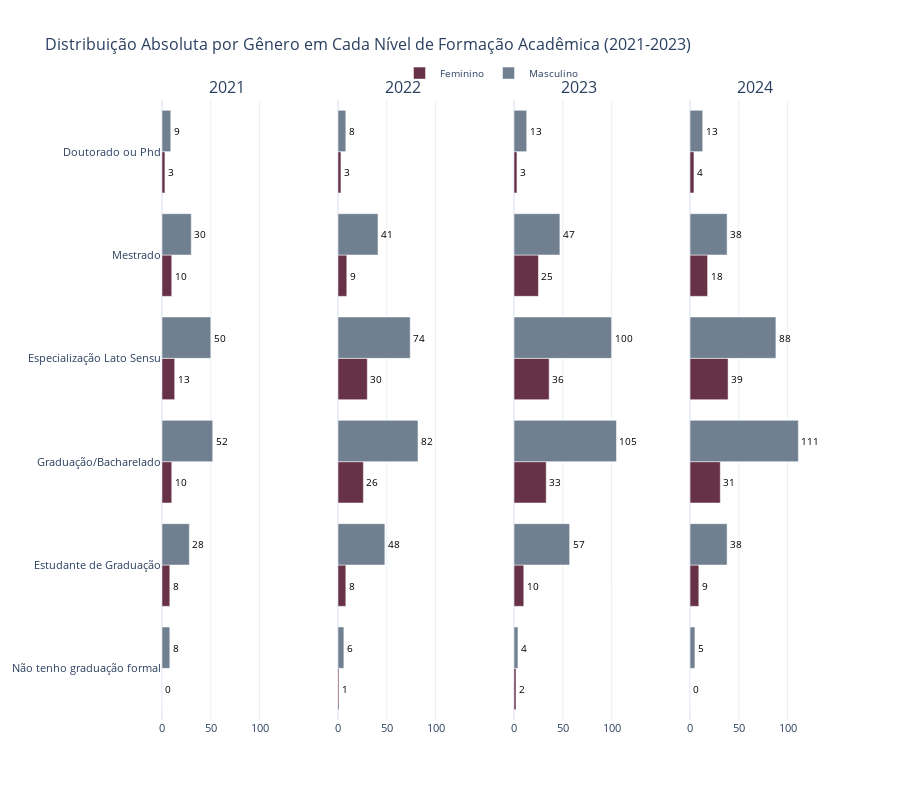

Here is the notebook cell this chart was saved with:
### Code cell
df_grouped = df_rj.groupby(["ano_pesquisa", "nivel_ensino", "genero"]).size().reset_index(name="count")

fig = make_subplots(
    rows=1, 
    cols=4, 
    shared_yaxes=True, 
    subplot_titles=["2021", "2022", "2023", "2024"],
    horizontal_spacing=0.07
)

anos = ['2021', '2022', '2023', '2024']
cores = {"Masculino": "#708090", "Feminino": "#673147"}

ordem_niveis = [
    'Não tenho graduação formal', 
    'Estudante de Graduação',
    'Graduação/Bacharelado', 
    'Especialização Lato Sensu',
    'Mestrado',
    'Doutorado ou Phd'
]

# Para ajustar range máximo depois
max_count = df_grouped['count'].max()

for i, ano in enumerate(anos):
    df_ano = df_grouped[df_grouped["ano_pesquisa"] == ano]
    
    for genero in ["Feminino", "Masculino"]:
        counts = []
        niveis = []
        
        for nivel in ordem_niveis:
            df_nivel = df_ano[(df_ano["nivel_ensino"] == nivel) & (df_ano["genero"] == genero)]
            count = df_nivel["count"].values[0] if not df_nivel.empty else 0
            counts.append(count)
            niveis.append(nivel)
        
        fig.add_trace(go.Bar(
            y=niveis,
            x=counts,
            name=genero,
            orientation="h",
            marker=dict(color=cores[genero]),
            text=[str(c) for c in counts],
            textposition="outside",  # Deixa o número fora da barra
            textfont=dict(color="black", size=10),
            showlegend=True if i == 0 else False
        ), row=1, col=i+1)

# Configurando layout
fig.update_layout(
    title="Distribuição Absoluta por Gênero em Cada Nível de Formação Acadêmica (2021-2023)",
    title_font_size=16,
    barmode="group",
    height=800,
    template="plotly_white",
    font=dict(size=11),
    legend=dict(
        orientation="h",
        yanchor="bottom",
        y=1.02,
        xanchor="center",
        x=0.5,
        font=dict(size=10)
    )
)

# Ajustando range de cada xaxis para dar espaço aos textos "outside"
for i in range(1, 5):
    fig.update_xaxes(row=1, col=i, range=[0, max_count * 1.2])  # Aumenta 20% do maior valor

fig.show()

### Figure 1 — Plotly figure (JSON) as saved in the notebook; plotly's stock layout.template omitted (floating-point values rounded to 4 significant figures)
{"data": [{"marker": {"color": "#673147"}, "name": "Feminino", "orientation": "h", "showlegend": true, "text": ["0", "8", "10", "13", "10", "3"], "textfont": {"color": "black", "size": 10}, "textposition": "outside", "type": "bar", "x": [0, 8, 10, 13, 10, 3], "xaxis": "x", "y": ["Não tenho graduação formal", "Estudante de Graduação", "Graduação/Bacharelado", "Especialização Lato Sensu", "Mestrado", "Doutorado ou Phd"], "yaxis": "y"}, {"marker": {"color": "#708090"}, "name": "Masculino", "orientation": "h", "showlegend": true, "text": ["8", "28", "52", "50", "30", "9"], "textfont": {"color": "black", "size": 10}, "textposition": "outside", "type": "bar", "x": [8, 28, 52, 50, 30, 9], "xaxis": "x", "y": ["Não tenho graduação formal", "Estudante de Graduação", "Graduação/Bacharelado", "Especialização Lato Sensu", "Mestrado", "Doutorado ou Phd"], "yaxis": "y"}, {"marker": {"color": "#673147"}, "name": "Feminino", "orientation": "h", "showlegend": false, "text": ["1", "8", "26", "30", "9", "3"], "textfont": {"color": "black", "size": 10}, "textposition": "outside", "type": "bar", "x": [1, 8, 26, 30, 9, 3], "xaxis": "x2", "y": ["Não tenho graduação formal", "Estudante de Graduação", "Graduação/Bacharelado", "Especialização Lato Sensu", "Mestrado", "Doutorado ou Phd"], "yaxis": "y2"}, {"marker": {"color": "#708090"}, "name": "Masculino", "orientation": "h", "showlegend": false, "text": ["6", "48", "82", "74", "41", "8"], "textfont": {"color": "black", "size": 10}, "textposition": "outside", "type": "bar", "x": [6, 48, 82, 74, 41, 8], "xaxis": "x2", "y": ["Não tenho graduação formal", "Estudante de Graduação", "Graduação/Bacharelado", "Especialização Lato Sensu", "Mestrado", "Doutorado ou Phd"], "yaxis": "y2"}, {"marker": {"color": "#673147"}, "name": "Feminino", "orientation": "h", "showlegend": false, "text": ["2", "10", "33", "36", "25", "3"], "textfont": {"color": "black", "size": 10}, "textposition": "outside", "type": "bar", "x": [2, 10, 33, 36, 25, 3], "xaxis": "x3", "y": ["Não tenho graduação formal", "Estudante de Graduação", "Graduação/Bacharelado", "Especialização Lato Sensu", "Mestrado", "Doutorado ou Phd"], "yaxis": "y3"}, {"marker": {"color": "#708090"}, "name": "Masculino", "orientation": "h", "showlegend": false, "text": ["4", "57", "105", "100", "47", "13"], "textfont": {"color": "black", "size": 10}, "textposition": "outside", "type": "bar", "x": [4, 57, 105, 100, 47, 13], "xaxis": "x3", "y": ["Não tenho graduação formal", "Estudante de Graduação", "Graduação/Bacharelado", "Especialização Lato Sensu", "Mestrado", "Doutorado ou Phd"], "yaxis": "y3"}, {"marker": {"color": "#673147"}, "name": "Feminino", "orientation": "h", "showlegend": false, "text": ["0", "9", "31", "39", "18", "4"], "textfont": {"color": "black", "size": 10}, "textposition": "outside", "type": "bar", "x": [0, 9, 31, 39, 18, 4], "xaxis": "x4", "y": ["Não tenho graduação formal", "Estudante de Graduação", "Graduação/Bacharelado", "Especialização Lato Sensu", "Mestrado", "Doutorado ou Phd"], "yaxis": "y4"}, {"marker": {"color": "#708090"}, "name": "Masculino", "orientation": "h", "showlegend": false, "text": ["5", "38", "111", "88", "38", "13"], "textfont": {"color": "black", "size": 10}, "textposition": "outside", "type": "bar", "x": [5, 38, 111, 88, 38, 13], "xaxis": "x4", "y": ["Não tenho graduação formal", "Estudante de Graduação", "Graduação/Bacharelado", "Especialização Lato Sensu", "Mestrado", "Doutorado ou Phd"], "yaxis": "y4"}], "layout": {"annotations": [{"font": {"size": 16}, "showarrow": false, "text": "2021", "x": 0.09875, "xanchor": "center", "xref": "paper", "y": 1, "yanchor": "bottom", "yref": "paper"}, {"font": {"size": 16}, "showarrow": false, "text": "2022", "x": 0.3663, "xanchor": "center", "xref": "paper", "y": 1, "yanchor": "bottom", "yref": "paper"}, {"font": {"size": 16}, "showarrow": false, "text": "2023", "x": 0.6338, "xanchor": "center", "xref": "paper", "y": 1, "yanchor": "bottom", "yref": "paper"}, {"font": {"size": 16}, "showarrow": false, "text": "2024", "x": 0.9012, "xanchor": "center", "xref": "paper", "y": 1, "yanchor": "bottom", "yref": "paper"}], "barmode": "group", "font": {"size": 11}, "height": 800, "legend": {"font": {"size": 10}, "orientation": "h", "x": 0.5, "xanchor": "center", "y": 1.02, "yanchor": "bottom"}, "title": {"font": {"size": 16}, "text": "Distribuição Absoluta por Gênero em Cada Nível de Formação Acadêmica (2021-2023)"}, "xaxis": {"anchor": "y", "domain": [0, 0.1975], "range": [0, 133.2]}, "xaxis2": {"anchor": "y2", "domain": [0.2675, 0.465], "range": [0, 133.2]}, "xaxis3": {"anchor": "y3", "domain": [0.535, 0.7325], "range": [0, 133.2]}, "xaxis4": {"anchor": "y4", "domain": [0.8025, 1], "range": [0, 133.2]}, "yaxis": {"anchor": "x", "domain": [0, 1]}, "yaxis2": {"anchor": "x2", "domain": [0, 1], "matches": "y", "showticklabels": false}, "yaxis3": {"anchor": "x3", "domain": [0, 1], "matches": "y", "showticklabels": false}, "yaxis4": {"anchor": "x4", "domain": [0, 1], "matches": "y", "showticklabels": false}}}
